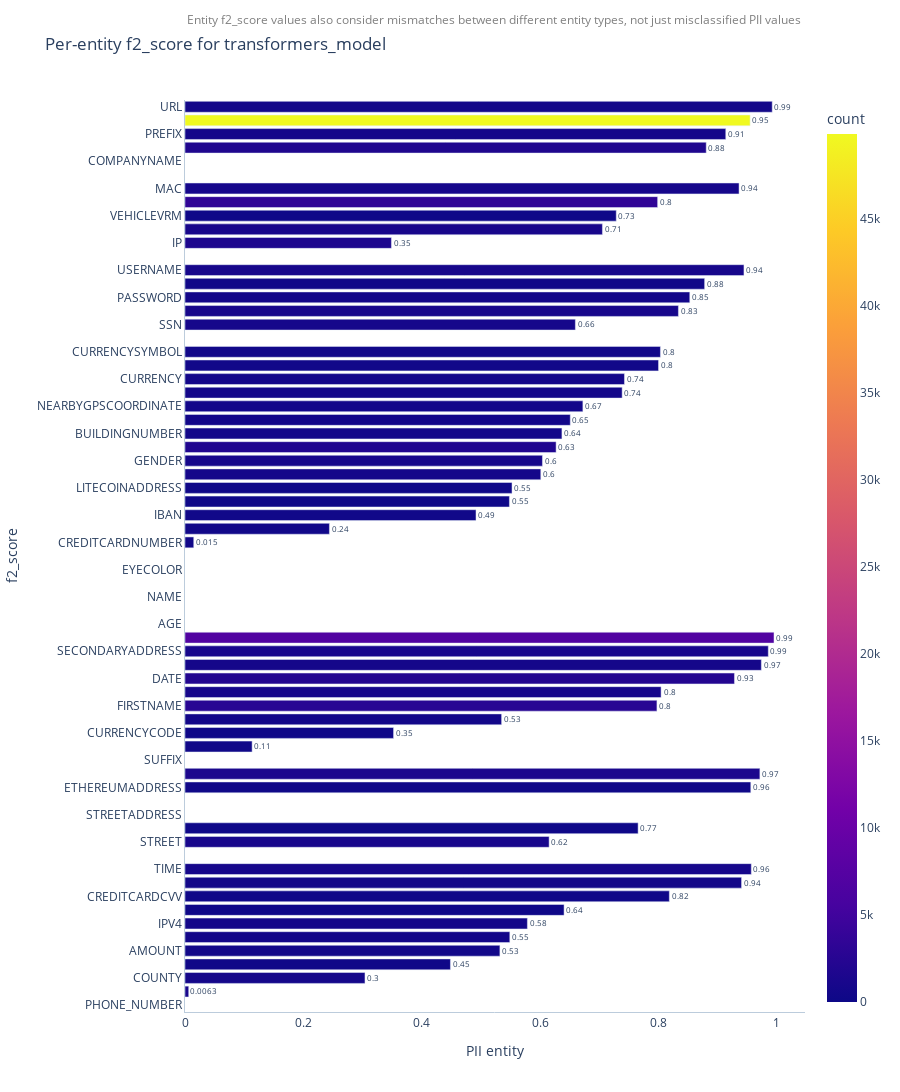
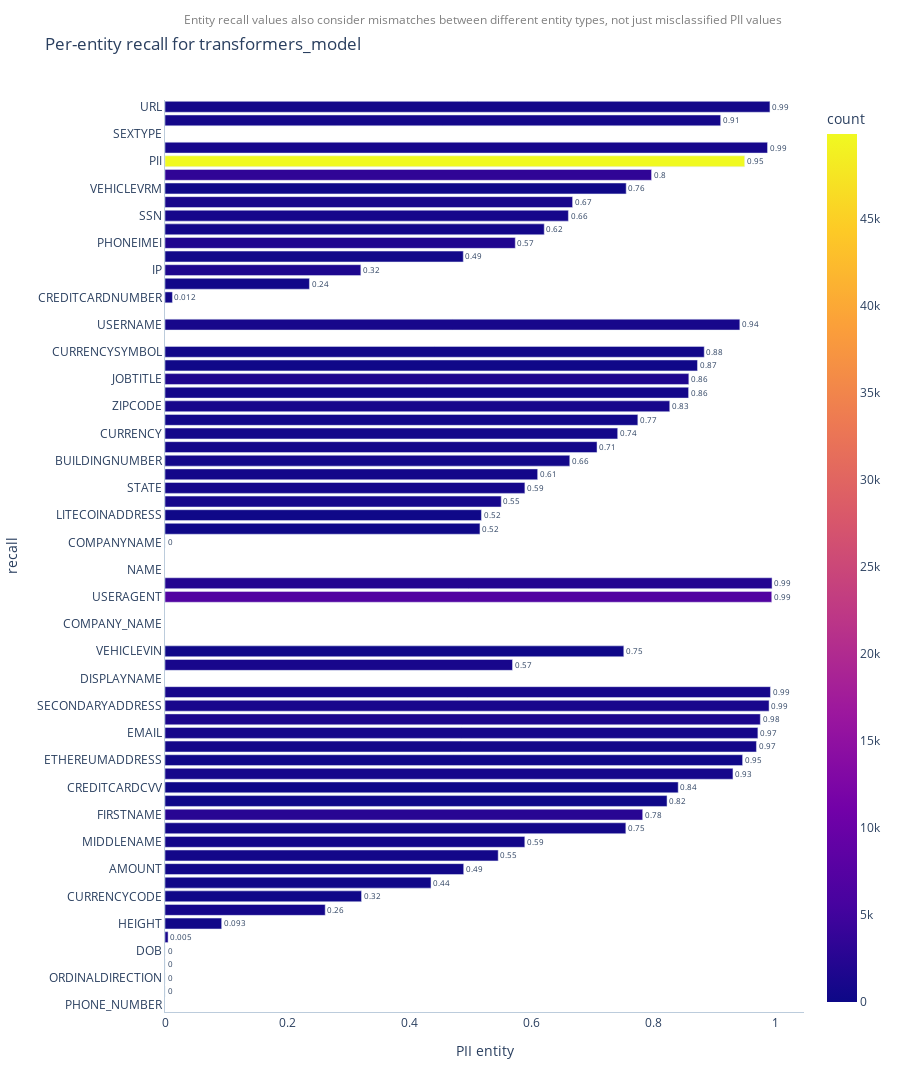
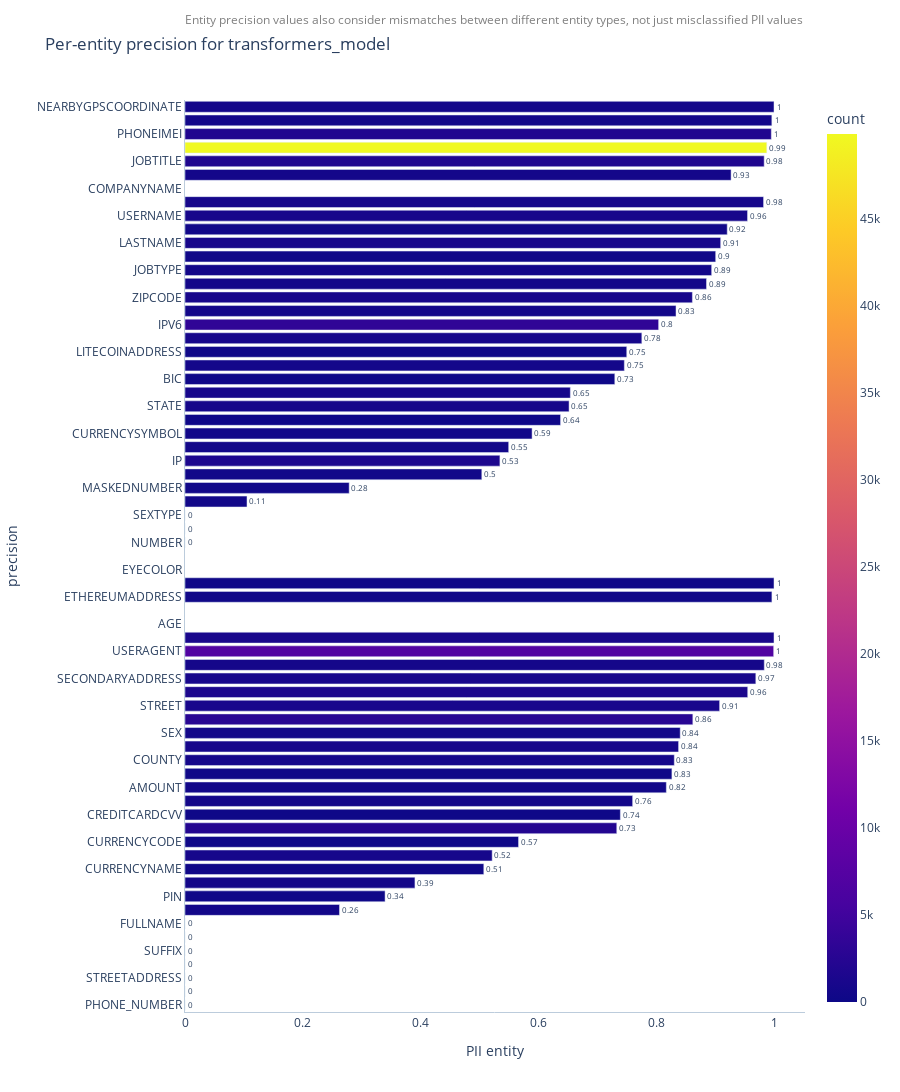

Write notebook code for charts like these, in order.
### Code cell
plotter.plot_scores()

### Figure 1 — Plotly figure (JSON) as saved in the notebook; plotly's stock layout.template omitted (floating-point values rounded to 4 significant figures)
{"data": [{"alignmentgroup": "True", "cliponaxis": false, "hovertemplate": "f2_score=%{x}<br>entity=%{y}<br>count=%{marker.color}<extra></extra>", "legendgroup": "", "marker": {"color": [0, 319, 152, 545, 850, 0, 1105, 165, 1191, 0, 0, 804, 1449, 0, 146, 6880, 480, 2132, 1047, 224, 334, 0, 798, 847, 0, 567, 557, 565, 297, 182, 466, 2671, 294, 882, 497, 906, 0, 993, 0, 1023, 677, 184, 313, 395, 157, 1515, 561, 3389, 921, 191, 0, 1068, 555, 410, 552, 594, 1719, 657, 550, 557, 782, 493, 970, 1891, 479, 902, 49850], "coloraxis": "coloraxis", "pattern": {"shape": ""}}, "name": "", "offsetgroup": "", "orientation": "h", "showlegend": false, "textangle": 0, "textfont": {"size": 12}, "textposition": "outside", "texttemplate": "%{x:.2}", "type": "bar", "x": [null, 0.4484, 0.6404, 0.9402, 0.9567, null, 0.6151, 0.7654, 0.006289, null, null, 0.304, 0.9711, null, 0.3523, 0.995, null, 0.9282, 0.9854, null, 0.1134, null, 0.9736, 0.8042, null, 0.5487, 0.5784, 0.5349, 0.9558, 0.8182, 0.532, 0.7972, null, null, 0.8031, 0.6038, null, 0.9443, null, 0.7051, 0.7424, 0.7285, 0.8778, 0.4916, 0.548, 0.3487, 0.7385, 0.7984, 0.936, 0.5525, null, null, 0.8527, 0.244, 0.6367, 0.6721, 0.8805, 0.9135, 0.992, 0.6508, 0.601, 0.01479, 0.8335, 0.6269, 0.7999, 0.6594, 0.9546], "xaxis": "x", "y": ["PHONE_NUMBER", "CURRENCYNAME", "PIN", "SEX", "TIME", "DISPLAYNAME", "STREET", "VEHICLEVIN", "PHONENUMBER", "STREETADDRESS", "COMPANY_NAME", "COUNTY", "ACCOUNTNAME", "SUFFIX", "CURRENCYCODE", "USERAGENT", "AGE", "DATE", "SECONDARYADDRESS", "ORDINALDIRECTION", "HEIGHT", "NAME", "EMAIL", "CITY", "FULLNAME", "ACCOUNTNUMBER", "IPV4", "MIDDLENAME", "ETHEREUMADDRESS", "CREDITCARDCVV", "AMOUNT", "FIRSTNAME", "EYECOLOR", "DOB", "CURRENCYSYMBOL", "GENDER", "NUMBER", "USERNAME", "JOBDESCRIPTOR", "LASTNAME", "CURRENCY", "VEHICLEVRM", "CREDITCARDISSUER", "IBAN", "BIC", "IP", "JOBTYPE", "IPV6", "MAC", "LITECOINADDRESS", "SEXTYPE", "COMPANYNAME", "PASSWORD", "MASKEDNUMBER", "BUILDINGNUMBER", "NEARBYGPSCOORDINATE", "JOBTITLE", "PREFIX", "URL", "JOBAREA", "STATE", "CREDITCARDNUMBER", "ZIPCODE", "PHONEIMEI", "BITCOINADDRESS", "SSN", "PII"], "yaxis": "y"}], "layout": {"annotations": [{"font": {"color": "gray", "size": 12}, "showarrow": false, "text": "Entity f2_score values also consider mismatches between different entity types, not just misclassified PII values\n", "x": 0.5, "xref": "paper", "y": 1.1, "yref": "paper"}], "barmode": "group", "coloraxis": {"colorbar": {"title": {"text": "count"}}, "colorscale": [[0, "#0d0887"], [0.1111, "#46039f"], [0.2222, "#7201a8"], [0.3333, "#9c179e"], [0.4444, "#bd3786"], [0.5556, "#d8576b"], [0.6667, "#ed7953"], [0.7778, "#fb9f3a"], [0.8889, "#fdca26"], [1, "#f0f921"]]}, "height": 2010, "legend": {"tracegroupgap": 0}, "plot_bgcolor": "#FFF", "title": {"text": "Per-entity f2_score for transformers_model"}, "xaxis": {"anchor": "y", "domain": [0, 1], "linecolor": "#BCCCDC", "showgrid": false, "title": {"text": "PII entity"}}, "yaxis": {"anchor": "x", "categoryorder": "total ascending", "domain": [0, 1], "linecolor": "#BCCCDC", "showgrid": false, "title": {"text": "f2_score"}}}}

### Figure 2 — Plotly figure (JSON) as saved in the notebook; plotly's stock layout.template omitted (floating-point values rounded to 4 significant figures)
{"data": [{"alignmentgroup": "True", "cliponaxis": false, "hovertemplate": "recall=%{x}<br>entity=%{y}<br>count=%{marker.color}<extra></extra>", "legendgroup": "", "marker": {"color": [0, 319, 152, 545, 850, 0, 1105, 165, 1191, 0, 0, 804, 1449, 0, 146, 6880, 480, 2132, 1047, 224, 334, 0, 798, 847, 0, 567, 557, 565, 297, 182, 466, 2671, 294, 882, 497, 906, 0, 993, 0, 1023, 677, 184, 313, 395, 157, 1515, 561, 3389, 921, 191, 0, 1068, 555, 410, 552, 594, 1719, 657, 550, 557, 782, 493, 970, 1891, 479, 902, 49850], "coloraxis": "coloraxis", "pattern": {"shape": ""}}, "name": "", "offsetgroup": "", "orientation": "h", "showlegend": false, "textangle": 0, "textfont": {"size": 12}, "textposition": "outside", "texttemplate": "%{x:.2}", "type": "bar", "x": [null, 0.4357, 0.8224, 0.9688, 0.9918, null, 0.5692, 0.7515, 0.005038, null, null, 0.2624, 0.9752, null, 0.3219, 0.9939, 0, 0.9944, 0.9895, 0, 0.09281, null, 0.9712, 0.9303, null, 0.7549, 0.5458, 0.5894, 0.9461, 0.8407, 0.4893, 0.7825, 0, 0, 0.8833, 0.5508, null, 0.9416, null, 0.6676, 0.7415, 0.7554, 0.8722, 0.4886, 0.5159, 0.3208, 0.7077, 0.797, 0.987, 0.5183, null, 0, 0.8577, 0.2366, 0.663, 0.6212, 0.8581, 0.9102, 0.9909, 0.6104, 0.5895, 0.01217, 0.8268, 0.5738, 0.7745, 0.6608, 0.9495], "xaxis": "x", "y": ["PHONE_NUMBER", "CURRENCYNAME", "PIN", "SEX", "TIME", "DISPLAYNAME", "STREET", "VEHICLEVIN", "PHONENUMBER", "STREETADDRESS", "COMPANY_NAME", "COUNTY", "ACCOUNTNAME", "SUFFIX", "CURRENCYCODE", "USERAGENT", "AGE", "DATE", "SECONDARYADDRESS", "ORDINALDIRECTION", "HEIGHT", "NAME", "EMAIL", "CITY", "FULLNAME", "ACCOUNTNUMBER", "IPV4", "MIDDLENAME", "ETHEREUMADDRESS", "CREDITCARDCVV", "AMOUNT", "FIRSTNAME", "EYECOLOR", "DOB", "CURRENCYSYMBOL", "GENDER", "NUMBER", "USERNAME", "JOBDESCRIPTOR", "LASTNAME", "CURRENCY", "VEHICLEVRM", "CREDITCARDISSUER", "IBAN", "BIC", "IP", "JOBTYPE", "IPV6", "MAC", "LITECOINADDRESS", "SEXTYPE", "COMPANYNAME", "PASSWORD", "MASKEDNUMBER", "BUILDINGNUMBER", "NEARBYGPSCOORDINATE", "JOBTITLE", "PREFIX", "URL", "JOBAREA", "STATE", "CREDITCARDNUMBER", "ZIPCODE", "PHONEIMEI", "BITCOINADDRESS", "SSN", "PII"], "yaxis": "y"}], "layout": {"annotations": [{"font": {"color": "gray", "size": 12}, "showarrow": false, "text": "Entity recall values also consider mismatches between different entity types, not just misclassified PII values\n", "x": 0.5, "xref": "paper", "y": 1.1, "yref": "paper"}], "barmode": "group", "coloraxis": {"colorbar": {"title": {"text": "count"}}, "colorscale": [[0, "#0d0887"], [0.1111, "#46039f"], [0.2222, "#7201a8"], [0.3333, "#9c179e"], [0.4444, "#bd3786"], [0.5556, "#d8576b"], [0.6667, "#ed7953"], [0.7778, "#fb9f3a"], [0.8889, "#fdca26"], [1, "#f0f921"]]}, "height": 2010, "legend": {"tracegroupgap": 0}, "plot_bgcolor": "#FFF", "title": {"text": "Per-entity recall for transformers_model"}, "xaxis": {"anchor": "y", "domain": [0, 1], "linecolor": "#BCCCDC", "showgrid": false, "title": {"text": "PII entity"}}, "yaxis": {"anchor": "x", "categoryorder": "total ascending", "domain": [0, 1], "linecolor": "#BCCCDC", "showgrid": false, "title": {"text": "recall"}}}}

### Figure 3 — Plotly figure (JSON) as saved in the notebook; plotly's stock layout.template omitted (floating-point values rounded to 4 significant figures)
{"data": [{"alignmentgroup": "True", "cliponaxis": false, "hovertemplate": "precision=%{x}<br>entity=%{y}<br>count=%{marker.color}<extra></extra>", "legendgroup": "", "marker": {"color": [0, 319, 152, 545, 850, 0, 1105, 165, 1191, 0, 0, 804, 1449, 0, 146, 6880, 480, 2132, 1047, 224, 334, 0, 798, 847, 0, 567, 557, 565, 297, 182, 466, 2671, 294, 882, 497, 906, 0, 993, 0, 1023, 677, 184, 313, 395, 157, 1515, 561, 3389, 921, 191, 0, 1068, 555, 410, 552, 594, 1719, 657, 550, 557, 782, 493, 970, 1891, 479, 902, 49850], "coloraxis": "coloraxis", "pattern": {"shape": ""}}, "name": "", "offsetgroup": "", "orientation": "h", "showlegend": false, "textangle": 0, "textfont": {"size": 12}, "textposition": "outside", "texttemplate": "%{x:.2}", "type": "bar", "x": [0, 0.5073, 0.3397, 0.8408, 0.838, 0, 0.9076, 0.8267, 1, 0, 0, 0.8307, 0.9554, 0, 0.5663, 0.9994, null, 0.7331, 0.9691, null, 1, 0, 0.9835, 0.5215, 0, 0.2623, 0.76, 0.3904, 0.9965, 0.7391, 0.8172, 0.8622, null, null, 0.5893, 0.9823, 0, 0.9551, 0, 0.9095, 0.7459, 0.6376, 0.901, 0.5039, 0.7297, 0.5347, 0.8941, 0.8041, 0.7756, 0.75, 0, null, 0.8336, 0.2787, 0.5495, 1, 0.9833, 0.9271, 0.9963, 0.8854, 0.6521, 0.1053, 0.8614, 0.9954, 0.9206, 0.6542, 0.9878], "xaxis": "x", "y": ["PHONE_NUMBER", "CURRENCYNAME", "PIN", "SEX", "TIME", "DISPLAYNAME", "STREET", "VEHICLEVIN", "PHONENUMBER", "STREETADDRESS", "COMPANY_NAME", "COUNTY", "ACCOUNTNAME", "SUFFIX", "CURRENCYCODE", "USERAGENT", "AGE", "DATE", "SECONDARYADDRESS", "ORDINALDIRECTION", "HEIGHT", "NAME", "EMAIL", "CITY", "FULLNAME", "ACCOUNTNUMBER", "IPV4", "MIDDLENAME", "ETHEREUMADDRESS", "CREDITCARDCVV", "AMOUNT", "FIRSTNAME", "EYECOLOR", "DOB", "CURRENCYSYMBOL", "GENDER", "NUMBER", "USERNAME", "JOBDESCRIPTOR", "LASTNAME", "CURRENCY", "VEHICLEVRM", "CREDITCARDISSUER", "IBAN", "BIC", "IP", "JOBTYPE", "IPV6", "MAC", "LITECOINADDRESS", "SEXTYPE", "COMPANYNAME", "PASSWORD", "MASKEDNUMBER", "BUILDINGNUMBER", "NEARBYGPSCOORDINATE", "JOBTITLE", "PREFIX", "URL", "JOBAREA", "STATE", "CREDITCARDNUMBER", "ZIPCODE", "PHONEIMEI", "BITCOINADDRESS", "SSN", "PII"], "yaxis": "y"}], "layout": {"annotations": [{"font": {"color": "gray", "size": 12}, "showarrow": false, "text": "Entity precision values also consider mismatches between different entity types, not just misclassified PII values\n", "x": 0.5, "xref": "paper", "y": 1.1, "yref": "paper"}], "barmode": "group", "coloraxis": {"colorbar": {"title": {"text": "count"}}, "colorscale": [[0, "#0d0887"], [0.1111, "#46039f"], [0.2222, "#7201a8"], [0.3333, "#9c179e"], [0.4444, "#bd3786"], [0.5556, "#d8576b"], [0.6667, "#ed7953"], [0.7778, "#fb9f3a"], [0.8889, "#fdca26"], [1, "#f0f921"]]}, "height": 2010, "legend": {"tracegroupgap": 0}, "plot_bgcolor": "#FFF", "title": {"text": "Per-entity precision for transformers_model"}, "xaxis": {"anchor": "y", "domain": [0, 1], "linecolor": "#BCCCDC", "showgrid": false, "title": {"text": "PII entity"}}, "yaxis": {"anchor": "x", "categoryorder": "total ascending", "domain": [0, 1], "linecolor": "#BCCCDC", "showgrid": false, "title": {"text": "precision"}}}}
